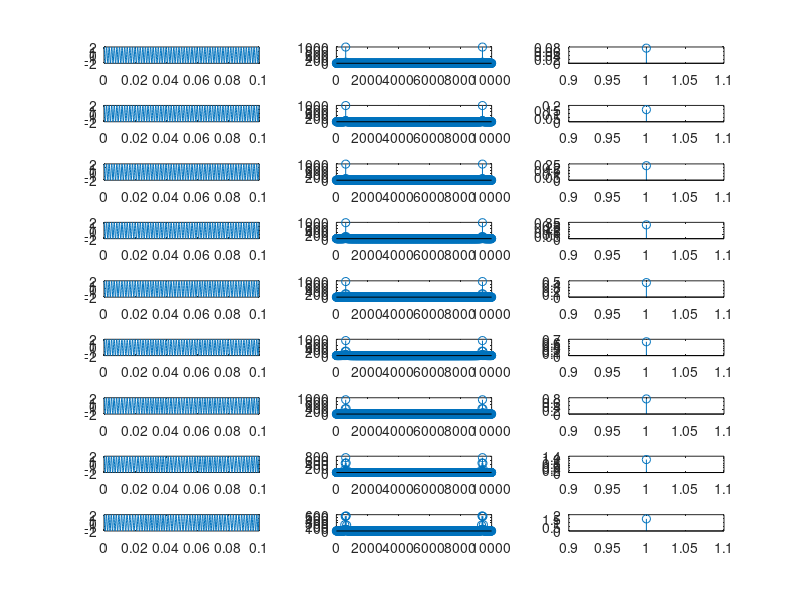

Reproduce this figure in MATLAB.
clear all; close all;

Ec = 2;
fc = 600;
wc = fc*2*pi;
fm = 30;
wm = fm*2*pi;
Em = [0.1, 0.2, 0.3, 0.4, 0.6, 0.8, 1, 1.5, 2];
KFM = 140;
t = 0:0.0001:0.1;
fs = 0:1/t(end):length(t)/t(end)-1;

figure("Name", "Modulated FM Signals");
for i = 1:length(Em)
    B = (KFM*Em(i))/wm;
    eFM = Ec*cos(wc*t+B*sin(wm*t));
    subplot(length(Em), 3, (i-1)*3+1);
    plot(t, eFM);
    subplot(length(Em), 3, (i-1)*3+2);
    stem(fs, abs(fft(eFM)));
    subplot(length(Em), 3, (i-1)*3+3);
    stem(B);
end
